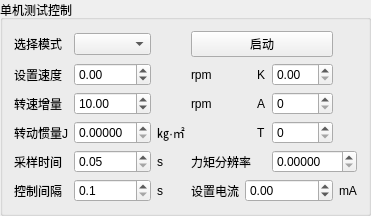
         <widget class="QGroupBox" name="groupBox_19">
          <property name="title">
           <string>单机测试控制</string>
          </property>
          <layout class="QGridLayout" name="gridLayout_27">
           <item row="0" column="0">
            <widget class="QLabel" name="label_137">
             <property name="sizePolicy">
              <sizepolicy hsizetype="Fixed" vsizetype="Preferred">
               <horstretch>0</horstretch>
               <verstretch>0</verstretch>
              </sizepolicy>
             </property>
             <property name="text">
              <string>选择模式</string>
             </property>
            </widget>
           </item>
           <item row="0" column="1">
            <widget class="QComboBox" name="comboBox_motor_test_mode_3">
             <property name="maximumSize">
              <size>
               <width>100</width>
               <height>16777215</height>
              </size>
             </property>
            </widget>
           </item>
           <item row="1" column="0">
            <widget class="QLabel" name="label_setval_3">
             <property name="sizePolicy">
              <sizepolicy hsizetype="Fixed" vsizetype="Preferred">
               <horstretch>0</horstretch>
               <verstretch>0</verstretch>
              </sizepolicy>
             </property>
             <property name="text">
              <string>设置速度</string>
             </property>
            </widget>
           </item>
           <item row="1" column="1">
            <widget class="QDoubleSpinBox" name="doubleSpinBox_motor_test_spd_3">
             <property name="maximumSize">
              <size>
               <width>100</width>
               <height>16777215</height>
              </size>
             </property>
             <property name="minimum">
              <double>-9000.000000000000000</double>
             </property>
             <property name="maximum">
              <double>9000.000000000000000</double>
             </property>
             <property name="singleStep">
              <double>1.000000000000000</double>
             </property>
            </widget>
           </item>
           <item row="1" column="3">
            <widget class="QLabel" name="label_5_3">
             <property name="text">
              <string>rpm</string>
             </property>
            </widget>
           </item>
           <item row="1" column="5">
            <widget class="QLabel" name="label_138">
             <property name="text">
              <string>K</string>
             </property>
            </widget>
           </item>
           <item row="1" column="6">
            <widget class="QDoubleSpinBox" name="doubleSpinBox_sin_K_3"/>
           </item>
           <item row="2" column="0">
            <widget class="QLabel" name="label_132">
             <property name="text">
              <string>转速增量</string>
             </property>
            </widget>
           </item>
           <item row="2" column="1">
            <widget class="QDoubleSpinBox" name="doubleSpinBox_motor_test_acc_3">
             <property name="minimum">
              <double>-500.000000000000000</double>
             </property>
             <property name="maximum">
              <double>500.000000000000000</double>
             </property>
             <property name="singleStep">
              <double>1.000000000000000</double>
             </property>
             <property name="value">
              <double>10.000000000000000</double>
             </property>
            </widget>
           </item>
           <item row="2" column="3">
            <widget class="QLabel" name="label_134">
             <property name="text">
              <string>rpm</string>
             </property>
            </widget>
           </item>
           <item row="2" column="5">
            <widget class="QLabel" name="label_133">
             <property name="text">
              <string>A</string>
             </property>
            </widget>
           </item>
           <item row="2" column="6">
            <widget class="QSpinBox" name="spinBox_sin_A_3">
             <property name="maximum">
              <number>10000</number>
             </property>
            </widget>
           </item>
           <item row="3" column="0">
            <widget class="QLabel" name="label_272">
             <property name="text">
              <string>转动惯量J</string>
             </property>
            </widget>
           </item>
           <item row="3" column="1">
            <widget class="QDoubleSpinBox" name="doubleSpinBox_J_3">
             <property name="decimals">
              <number>5</number>
             </property>
             <property name="singleStep">
              <double>0.000100000000000</double>
             </property>
             <property name="value">
              <double>0.000000000000000</double>
             </property>
            </widget>
           </item>
           <item row="3" column="2">
            <widget class="QLabel" name="label_274">
             <property name="text">
              <string>㎏·㎡</string>
             </property>
            </widget>
           </item>
           <item row="3" column="5">
            <widget class="QLabel" name="label_139">
             <property name="text">
              <string>T</string>
             </property>
            </widget>
           </item>
           <item row="3" column="6">
            <widget class="QSpinBox" name="spinBox_sin_T_3">
             <property name="maximum">
              <number>9999</number>
             </property>
            </widget>
           </item>
           <item row="4" column="0">
            <widget class="QLabel" name="label_135">
             <property name="text">
              <string>采样时间</string>
             </property>
            </widget>
           </item>
           <item row="4" column="1">
            <widget class="QDoubleSpinBox" name="doubleSpinBox_moto_test_time_3">
             <property name="minimum">
              <double>0.050000000000000</double>
             </property>
             <property name="maximum">
              <double>1.000000000000000</double>
             </property>
             <property name="singleStep">
              <double>0.050000000000000</double>
             </property>
             <property name="value">
              <double>0.050000000000000</double>
             </property>
            </widget>
           </item>
           <item row="4" column="2">
            <widget class="QLabel" name="label_136">
             <property name="text">
              <string>s</string>
             </property>
            </widget>
           </item>
           <item row="4" column="3" colspan="2">
            <widget class="QLabel" name="label_323">
             <property name="text">
              <string>力矩分辨率</string>
             </property>
            </widget>
           </item>
           <item row="4" column="6" colspan="2">
            <widget class="QDoubleSpinBox" name="doubleSpinBox_lj_resolution_ratio_3">
             <property name="decimals">
              <number>5</number>
             </property>
             <property name="singleStep">
              <double>0.001000000000000</double>
             </property>
             <property name="value">
              <double>0.000000000000000</double>
             </property>
            </widget>
           </item>
           <item row="5" column="0">
            <widget class="QLabel" name="label_273">
             <property name="text">
              <string>控制间隔</string>
             </property>
            </widget>
           </item>
           <item row="5" column="1">
            <widget class="QDoubleSpinBox" name="doubleSpinBox_test_interval_3">
             <property name="decimals">
              <number>1</number>
             </property>
             <property name="minimum">
              <double>0.100000000000000</double>
             </property>
             <property name="maximum">
              <double>0.500000000000000</double>
             </property>
             <property name="singleStep">
              <double>0.100000000000000</double>
             </property>
             <property name="value">
              <double>0.100000000000000</double>
             </property>
            </widget>
           </item>
           <item row="5" column="2">
            <widget class="QLabel" name="label_275">
             <property name="text">
              <string>s</string>
             </property>
            </widget>
           </item>
           <item row="5" column="3">
            <widget class="QLabel" name="label_setval_9">
             <property name="sizePolicy">
              <sizepolicy hsizetype="Fixed" vsizetype="Preferred">
               <horstretch>0</horstretch>
               <verstretch>0</verstretch>
              </sizepolicy>
             </property>
             <property name="text">
              <string>设置电流</string>
             </property>
            </widget>
           </item>
           <item row="5" column="4" colspan="3">
            <widget class="QDoubleSpinBox" name="doubleSpinBox_motor_test_cur_3">
             <property name="maximumSize">
              <size>
               <width>100</width>
               <height>16777215</height>
              </size>
             </property>
             <property name="minimum">
              <double>-550.000000000000000</double>
             </property>
             <property name="maximum">
              <double>550.000000000000000</double>
             </property>
             <property name="singleStep">
              <double>1.000000000000000</double>
             </property>
            </widget>
           </item>
           <item row="5" column="7">
            <widget class="QLabel" name="label_5_9">
             <property name="text">
              <string>mA</string>
             </property>
            </widget>
           </item>
           <item row="0" column="3" colspan="4">
            <widget class="QPushButton" name="pushButton_single_test_mode_3">
             <property name="text">
              <string>启动</string>
             </property>
            </widget>
           </item>
          </layout>
         </widget>
